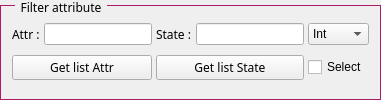
      <widget class="QGroupBox" name="groupBox_5">
       <property name="font">
        <font>
         <family>Corbel</family>
         <pointsize>9</pointsize>
        </font>
       </property>
       <property name="styleSheet">
        <string notr="true">QGroupBox{border: 1px solid rgb(174, 28, 105);margin-top:5px;} QGroupBox::title {left:15px; top:-6px; padding-left:4px; padding-right:4px;}</string>
       </property>
       <property name="title">
        <string>Filter attribute</string>
       </property>
       <layout class="QGridLayout" name="gridLayout_9">
        <property name="spacing">
         <number>4</number>
        </property>
        <item row="2" column="1">
         <widget class="QPushButton" name="btn_get_list_state">
          <property name="maximumSize">
           <size>
            <width>16777215</width>
            <height>26</height>
           </size>
          </property>
          <property name="font">
           <font>
            <family>Corbel</family>
            <pointsize>9</pointsize>
           </font>
          </property>
          <property name="text">
           <string>Get list State</string>
          </property>
         </widget>
        </item>
        <item row="0" column="0">
         <layout class="QHBoxLayout" name="horizontalLayout_9">
          <item>
           <widget class="QLabel" name="lbl_attr">
            <property name="font">
             <font>
              <family>Corbel</family>
              <pointsize>9</pointsize>
             </font>
            </property>
            <property name="text">
             <string>Attr :</string>
            </property>
           </widget>
          </item>
          <item>
           <widget class="QLineEdit" name="le_get_list_attr">
            <property name="font">
             <font>
              <family>MS Shell Dlg 2</family>
              <pointsize>8</pointsize>
             </font>
            </property>
            <property name="maxLength">
             <number>999999999</number>
            </property>
           </widget>
          </item>
         </layout>
        </item>
        <item row="2" column="0">
         <widget class="QPushButton" name="btn_get_list_attr">
          <property name="maximumSize">
           <size>
            <width>16777215</width>
            <height>26</height>
           </size>
          </property>
          <property name="font">
           <font>
            <family>Corbel</family>
            <pointsize>9</pointsize>
           </font>
          </property>
          <property name="text">
           <string>Get list Attr</string>
          </property>
         </widget>
        </item>
        <item row="0" column="1">
         <layout class="QHBoxLayout" name="horizontalLayout_10">
          <item>
           <widget class="QLabel" name="lbl_state">
            <property name="font">
             <font>
              <family>Corbel</family>
              <pointsize>9</pointsize>
             </font>
            </property>
            <property name="text">
             <string>State :</string>
            </property>
           </widget>
          </item>
          <item>
           <widget class="QLineEdit" name="le_get_list_attr_state">
            <property name="font">
             <font>
              <family>MS Shell Dlg 2</family>
              <pointsize>8</pointsize>
             </font>
            </property>
            <property name="maxLength">
             <number>999999999</number>
            </property>
           </widget>
          </item>
         </layout>
        </item>
        <item row="2" column="2">
         <widget class="QCheckBox" name="check_box_select">
          <property name="text">
           <string>Select</string>
          </property>
         </widget>
        </item>
        <item row="0" column="2">
         <widget class="QComboBox" name="cb_box_attr_type">
          <item>
           <property name="text">
            <string>Int</string>
           </property>
          </item>
          <item>
           <property name="text">
            <string>Float</string>
           </property>
          </item>
          <item>
           <property name="text">
            <string>String</string>
           </property>
          </item>
         </widget>
        </item>
       </layout>
      </widget>
